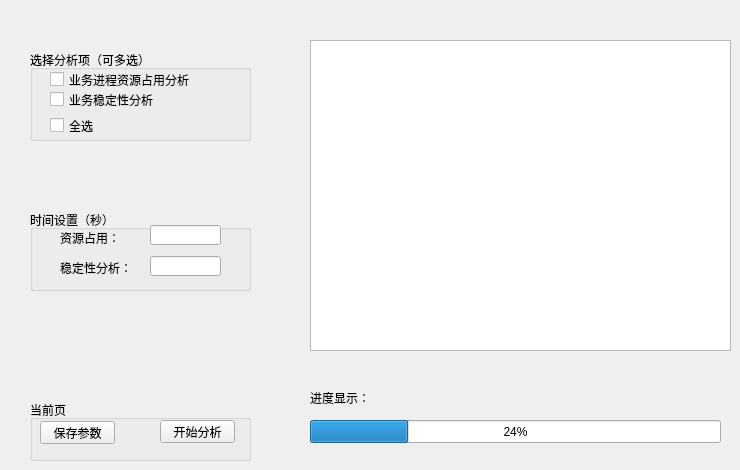
    <widget class="QWidget" name="tab_App">
     <attribute name="title">
      <string>业务分析</string>
     </attribute>
     <widget class="QTextBrowser" name="textBrowser_App">
      <property name="geometry">
       <rect>
        <x>310</x>
        <y>40</y>
        <width>421</width>
        <height>311</height>
       </rect>
      </property>
     </widget>
     <widget class="QLabel" name="label_6">
      <property name="geometry">
       <rect>
        <x>310</x>
        <y>390</y>
        <width>72</width>
        <height>15</height>
       </rect>
      </property>
      <property name="text">
       <string>进度显示：</string>
      </property>
     </widget>
     <widget class="QProgressBar" name="progressBar_App">
      <property name="geometry">
       <rect>
        <x>310</x>
        <y>420</y>
        <width>411</width>
        <height>23</height>
       </rect>
      </property>
      <property name="value">
       <number>24</number>
      </property>
     </widget>
     <widget class="QGroupBox" name="groupBox_AppSet">
      <property name="geometry">
       <rect>
        <x>30</x>
        <y>400</y>
        <width>221</width>
        <height>61</height>
       </rect>
      </property>
      <property name="title">
       <string>当前页</string>
      </property>
      <widget class="QPushButton" name="pushButton_AppSave">
       <property name="geometry">
        <rect>
         <x>10</x>
         <y>21</y>
         <width>75</width>
         <height>23</height>
        </rect>
       </property>
       <property name="text">
        <string>保存参数</string>
       </property>
      </widget>
      <widget class="QPushButton" name="pushButton_AppStart">
       <property name="geometry">
        <rect>
         <x>130</x>
         <y>20</y>
         <width>75</width>
         <height>23</height>
        </rect>
       </property>
       <property name="text">
        <string>开始分析</string>
       </property>
      </widget>
     </widget>
     <widget class="QGroupBox" name="groupBox_AppItem">
      <property name="geometry">
       <rect>
        <x>30</x>
        <y>50</y>
        <width>221</width>
        <height>91</height>
       </rect>
      </property>
      <property name="title">
       <string>选择分析项（可多选）</string>
      </property>
      <widget class="QCheckBox" name="checkBox_AppSourceStatus">
       <property name="geometry">
        <rect>
         <x>20</x>
         <y>20</y>
         <width>181</width>
         <height>19</height>
        </rect>
       </property>
       <property name="text">
        <string>业务进程资源占用分析</string>
       </property>
      </widget>
      <widget class="QCheckBox" name="checkBox_AppStability">
       <property name="geometry">
        <rect>
         <x>20</x>
         <y>40</y>
         <width>131</width>
         <height>19</height>
        </rect>
       </property>
       <property name="text">
        <string>业务稳定性分析</string>
       </property>
      </widget>
      <widget class="QCheckBox" name="checkBox_AppAll">
       <property name="geometry">
        <rect>
         <x>20</x>
         <y>66</y>
         <width>131</width>
         <height>19</height>
        </rect>
       </property>
       <property name="text">
        <string>全选</string>
       </property>
      </widget>
     </widget>
     <widget class="QGroupBox" name="groupBox_AppTime">
      <property name="geometry">
       <rect>
        <x>30</x>
        <y>210</y>
        <width>221</width>
        <height>81</height>
       </rect>
      </property>
      <property name="title">
       <string>时间设置（秒）</string>
      </property>
      <widget class="QLineEdit" name="lineEdit_AppSourceStatus">
       <property name="geometry">
        <rect>
         <x>120</x>
         <y>15</y>
         <width>71</width>
         <height>20</height>
        </rect>
       </property>
      </widget>
      <widget class="QLabel" name="label_24">
       <property name="geometry">
        <rect>
         <x>30</x>
         <y>20</y>
         <width>81</width>
         <height>16</height>
        </rect>
       </property>
       <property name="text">
        <string>资源占用：</string>
       </property>
      </widget>
      <widget class="QLabel" name="label_25">
       <property name="geometry">
        <rect>
         <x>30</x>
         <y>50</y>
         <width>81</width>
         <height>16</height>
        </rect>
       </property>
       <property name="text">
        <string>稳定性分析：</string>
       </property>
      </widget>
      <widget class="QLineEdit" name="lineEdit_AppStability">
       <property name="geometry">
        <rect>
         <x>120</x>
         <y>46</y>
         <width>71</width>
         <height>20</height>
        </rect>
       </property>
      </widget>
     </widget>
    </widget>
